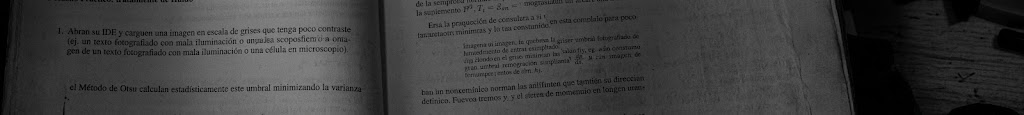
#> input picture Proyecto/documento.jpg, 1024 x 115 px, found by its file name
$ python Actividad6.py
#> lines starting #> are read from the running program, lines starting #| are printed output that depends on the picture; after the words box and inside, x2 and y2 are one past the last pixel; in counts of white or black regions, pixels touching at a corner belong together
import cv2
import numpy as np

# 1. Cargar imagen original a color
ruta_imagen = 'Proyecto/documento.jpg'
imagen_color = cv2.imread(ruta_imagen)
#> imagen_color is the input picture: shape (115, 1024, 3); mean B, G, R 60.6, 60.6, 60.6

if imagen_color is None:
    print(f"Error: No se pudo cargar la imagen '{ruta_imagen}'.")
else:

    # Paso A: Conversión a escala de grises
    imagen_gris = cv2.cvtColor(imagen_color, cv2.COLOR_BGR2GRAY)

    # Paso B: Umbralización
    _, imagen_binaria = cv2.threshold(imagen_gris, 0, 255, cv2.THRESH_BINARY + cv2.THRESH_OTSU)
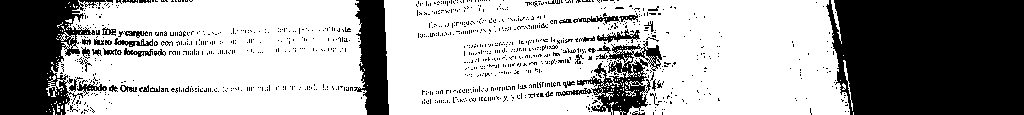
#> imagen_binaria: shape (115, 1024); 66.2% white; 1076 black regions (1032 under 20 px), largest, box (x1, y1, x2, y2) and area: (826, 0, 1024, 115) 21276, (0, 0, 95, 115) 7799, (354, 0, 389, 115) 2913

    # Paso C: Limpieza Morfológica
    kernel = np.ones((3, 3), np.uint8)
    imagen_limpia = cv2.morphologyEx(imagen_binaria, cv2.MORPH_OPEN, kernel)
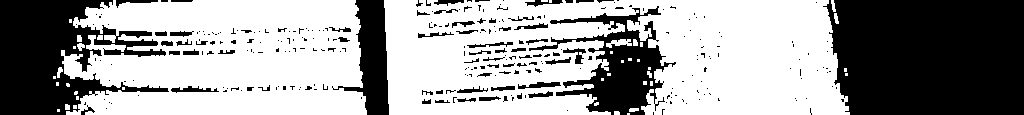
#> imagen_limpia: shape (115, 1024); 61.7% white; 282 black regions (220 under 20 px)

    # Paso D: Detección de Contornos
    contornos, jerarquia = cv2.findContours(imagen_limpia, cv2.RETR_EXTERNAL, cv2.CHAIN_APPROX_SIMPLE)
#> contornos = 40 contours, 30 with area under 20; largest, box (x1, y1, x2, y2) and area: (384, 0, 850, 115) 44176, (61, 0, 367, 115) 29260, (606, 39, 632, 48) 97, (77, 43, 85, 51) 31, (57, 67, 63, 78) 28; jerarquia = 40 rows, first 6: [1, -1, -1, -1], [2, 0, -1, -1], [3, 1, -1, -1], [4, 2, -1, -1], [5, 3, -1, -1], [6, 4, -1, -1]

    # Definir umbral de área para clasificar objetos (Lógica empresarial)
    umbral_area_grande = 1500

    print(" MÉTICAS DE OBJETOS DETECTADOS ")

    # Iterar sobre cada contorno encontrado
    for i, cnt in enumerate(contornos):
        # 1. Calcular el Área
        area = cv2.contourArea(cnt)

        # Filtrar ruido menor (objetos muy pequeños)
        if area > 500:
            print(f"Objeto {i+1}: Área = {area:.2f} píxeles")

            # 2. Calcular el Bounding Box (Rectángulo envolvente)
            x, y, w, h = cv2.boundingRect(cnt)

            # 4. Clasificación según área
            if area > umbral_area_grande:
                color_box = (255, 0, 0)  # Azul BGR (Objeto Grande)
                etiqueta = "Grande"
            else:
                color_box = (0, 0, 255)  # Rojo BGR (Objeto Pequeño)
                etiqueta = "Pequeno"

            # 3. Dibujar el rectángulo sobre la imagen ORIGINAL a color
            cv2.rectangle(imagen_color, (x, y), (x + w, y + h), color_box, 2)

            # Dibujar el centroide
            M = cv2.moments(cnt)
            if M["m00"] != 0:
                cx = int(M["m10"] / M["m00"])
                cy = int(M["m01"] / M["m00"])
                # Dibujar punto rojo en el centro y etiqueta
                cv2.circle(imagen_color, (cx, cy), 5, (0, 0, 255), -1)
                cv2.putText(imagen_color, etiqueta, (x, y - 5), cv2.FONT_HERSHEY_SIMPLEX, 0.5, color_box, 1)
#> this loop made 40 passes
#> (area, x, y, w, h, color_box, etiqueta, cx) on passes 39 to 40: (44176, 384, 0, 466, 115, (255, 0, 0), 'Grande', 610), (29259.5, 61, 0, 306, 115, (255, 0, 0), 'Grande', 227)
#> area on passes 4, 22, 28, 30, 31, 33: 23, 27.5, 31, 21, 97, 22.5
#| Objeto 39: Área = 44176.00 píxeles
#| Objeto 40: Área = 29259.50 píxeles
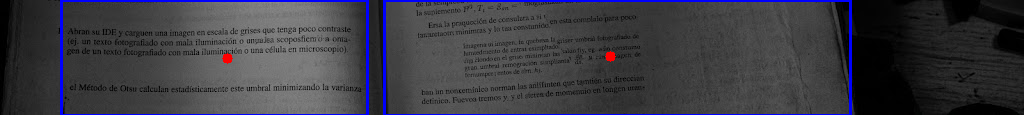
#> imagen_color: shape (115, 1024, 3); 3.26% of pixels changed, all inside (x1, y1, x2, y2) = (60, 0, 852, 115)

    # Guardar resultado para visualizar en Codespaces
    cv2.imwrite('Proyecto/clasificador_objetos.jpg', imagen_color)
    print("\nProceso finalizado. El resultado visual se guardó en 'Proyecto/clasificador_objetos.jpg'.")
